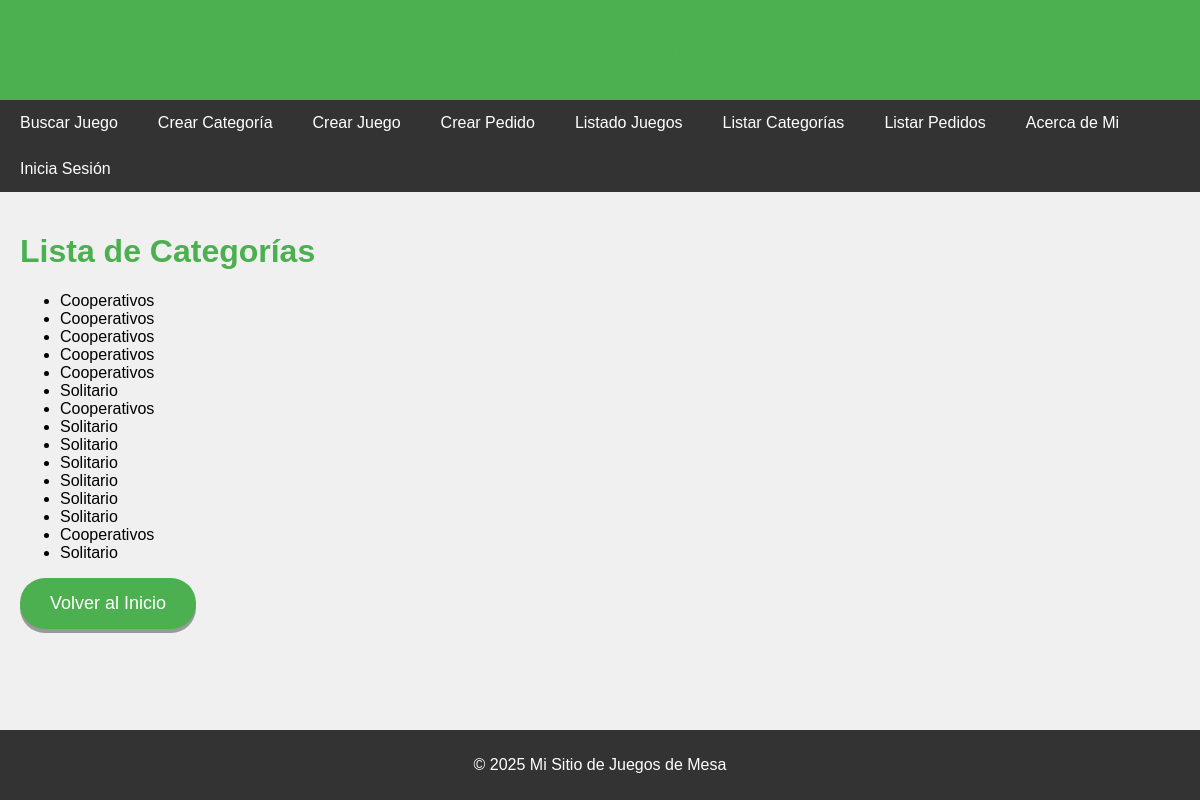
Page /lista_categorias/ on the committed database.
### app_juegos/models.py (models this page shows, shortened)
class Categoria(models.Model):
    nombre = models.CharField(max_length=100)

### app_juegos/views.py (the view)
# urls.py: path('lista_categorias/', views.lista_categorias, name='lista_categorias'),
def lista_categorias(request):
    categorias = Categoria.objects.all()
    return render(request, 'app_juegos/categoria_list.html', {'categorias': categorias})

### app_juegos/templates/app_juegos/categoria_list.html (shortened to what this page needs)
{% extends 'app_juegos/base.html' %}
{% block content %}
<h1>Lista de Categorías</h1>
<ul>
    {% for categoria in categorias %}
        <li>{{ categoria.nombre }}</li>
    {% endfor %}
</ul>
<a href="{% url 'app_juegos:inicio' %}" style="
display: inline-block;
padding: 15px 30px;
font-size: 18px;
color: white;
background-color: #4CAF50;
border: none;
border-radius: 25px;
cursor: pointer;
box-shadow: 0 4px #999;
text-decoration: none;
transition: background-color 0.3s, box-shadow 0.3s, transform 0.3s; " onmouseover="this.style.backgroundColor='#45a049'; this.style.boxShadow='0 8px #666';" onmouseout="this.style.backgroundColor='#4CAF50'; this.style.boxShadow='0 4px #999';" onmousedown="this.style.backgroundColor='#45a049'; this.style.boxShadow='0 4px #666'; this.style.transform='translateY(4px)';" onmouseup="this.style.backgroundColor='#45a049'; this.style.boxShadow='0 8px #666'; this.style.transform='translateY(0)';"> Volver al Inicio </a>
{% endblock %}

### app_juegos/templates/app_juegos/base.html (style rules this page uses)
body { font-family: Arial, sans-serif; background-color: #f0f0f0; margin: 0; padding: 0; }
h1 { color: #4CAF50; }

### rows in the picture
Categoria: nombre "Cooperativos"
Categoria: nombre "Cooperativos"
Categoria: nombre "Cooperativos"
Categoria: nombre "Cooperativos"
Categoria: nombre "Cooperativos"
Categoria: nombre "Solitario"
Categoria: nombre "Cooperativos"
Categoria: nombre "Solitario"
Categoria: nombre "Solitario"
Categoria: nombre "Solitario"
Categoria: nombre "Solitario"
Categoria: nombre "Solitario"
Categoria: nombre "Solitario"
Categoria: nombre "Cooperativos"
Categoria: nombre "Solitario"
